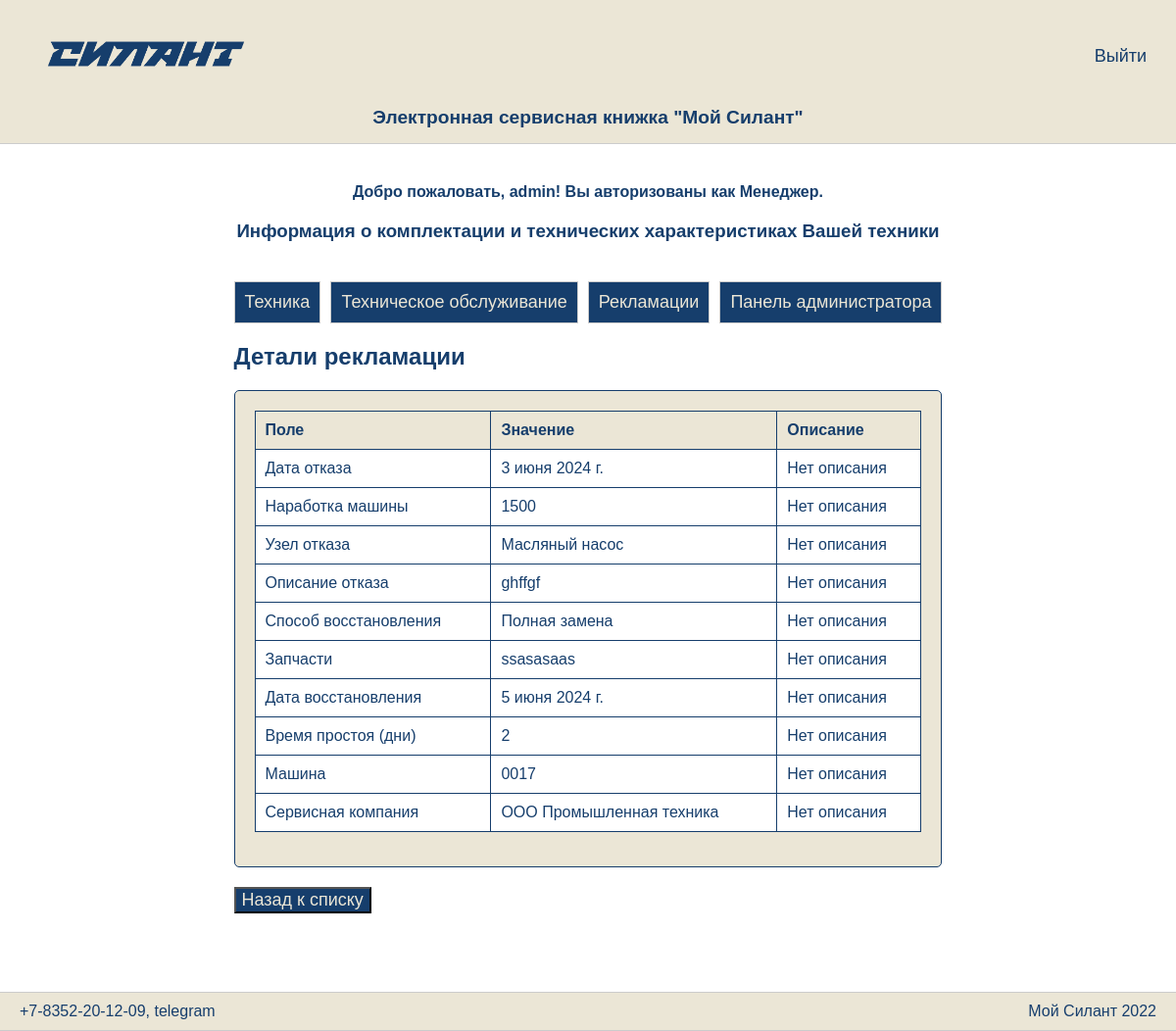
The page /claims/2/ (signed in) on the database its author committed.
### sylantProject/models.py (models this page shows, shortened)
class CustomUser(AbstractUser):
    ROLE_CHOICES = [
        ('client', 'Клиент'),
        ('service', 'Сервисная организация'),
        ('manager', 'Менеджер'),
    ]
    role = models.CharField(max_length=20, choices=ROLE_CHOICES, verbose_name="Роль")
    client = models.ForeignKey(Reference, null=True, blank=True, on_delete=models.SET_NULL, related_name='user_clients', verbose_name="Клиент")
    service_organization = models.ForeignKey(Reference, null=True, blank=True, on_delete=models.SET_NULL, related_name='user_service_organization', verbose_name="Сервисная организация")
    groups = models.ManyToManyField(
        Group,
        related_name='customuser_set',  # Уникальное имя для обратной связи
        blank=True,
        help_text='The groups this user belongs to. A user will get all permissions granted to each of their groups.',
        related_query_name='customuser',
    )
    user_permissions = models.ManyToManyField(
        Permission,
        related_name='customuser_set',  # Уникальное имя для обратной связи
        blank=True,
        help_text='Specific permissions for this user.',
        related_query_name='customuser',
    )

class Claim(models.Model):
    failure_date = models.DateField(verbose_name="Дата отказа")
    machine_hours = models.PositiveIntegerField(verbose_name="Наработка машины")
    failure_unit = models.ForeignKey(Reference, related_name='failure_units', on_delete=models.CASCADE, verbose_name="Узел отказа")
    failure_description = models.TextField(verbose_name="Описание отказа")
    recovery_method = models.ForeignKey(Reference, related_name='recovery_methods', on_delete=models.CASCADE, verbose_name="Метод восстановления")
    spare_parts = models.TextField(verbose_name="Используемые запасные части")
    recovery_date = models.DateField(verbose_name="Дата восстановления")
    downtime = models.PositiveIntegerField(verbose_name="Время простоя")
    machine = models.ForeignKey(Machine, related_name='claims', on_delete=models.CASCADE, verbose_name="Машина")
    service_company = models.ForeignKey(Reference, related_name='claim_service_companies', on_delete=models.CASCADE, verbose_name="Сервисная компания")

class Reference(models.Model):
    entity = models.ForeignKey(ReferenceEntity, related_name='entity', on_delete=models.CASCADE, verbose_name="Категория")
    name = models.CharField(max_length=100, verbose_name="Наименование")
    description = models.TextField(blank=True, null=True, verbose_name="Описание")

class Machine(models.Model):
    serial_number = models.CharField(max_length=100, unique=True, verbose_name="Серийный номер")
    model = models.ForeignKey(Reference, related_name='machines', on_delete=models.CASCADE, verbose_name="Модель")
    engine_model = models.ForeignKey(Reference, related_name='engine_models', on_delete=models.CASCADE, verbose_name="Модель двигателя")
    engine_serial_number = models.CharField(max_length=100, verbose_name="Серийный номер двигателя")
    transmission_model = models.ForeignKey(Reference, related_name='transmission_models', on_delete=models.CASCADE, verbose_name="Модель трансмисии")
    transmission_serial_number = models.CharField(max_length=100, verbose_name="Серийный номер трансмиссии")
    drive_axle_model = models.ForeignKey(Reference, related_name='drive_axle_models', on_delete=models.CASCADE, verbose_name="Модель ведущего моста")
    drive_axle_serial_number = models.CharField(max_length=100, verbose_name="Серийный номер ведущего моста")
    steering_axle_model = models.ForeignKey(Reference, related_name='steering_axle_models', on_delete=models.CASCADE, verbose_name="Модель управляемого моста")
    steering_axle_serial_number = models.CharField(max_length=100, verbose_name="Серийный номер управляемого моста")
    delivery_contract = models.CharField(max_length=200, verbose_name="Договор поставки")
    shipment_date = models.DateField(verbose_name="Дата отгрузки")
    consignee = models.CharField(max_length=200, verbose_name="Грузопролучатель")
    delivery_address = models.CharField(max_length=300, verbose_name="Адрес доставки")
    configuration = models.TextField(verbose_name="Комплектация")
    client = models.ForeignKey(Reference, related_name='client_machines', on_delete=models.CASCADE, verbose_name="Клиент")
    service_company = models.ForeignKey(Reference, related_name='service_machines', on_delete=models.CASCADE, verbose_name="Сервисная компания")

### sylantProject/views.py (the view)
# urls.py: path('claims/<int:pk>/', ClaimDetailView.as_view(), name='claim-detail'),
class ClaimDetailView(LoginRequiredMixin, DetailView):
    model = Claim
    template_name = 'claim_detail.html'
    context_object_name = 'claim'
    def get_object(self, queryset=None):
        user = self.request.user
        claim_id = self.kwargs['pk']
        return ObjectAuthorizationService.get_object(user, Claim, claim_id)
    def get_context_data(self, **kwargs):
        context = super().get_context_data(**kwargs)
        claim = context['claim']
        fields = [
            ('Дата отказа', claim.failure_date, None),
            ('Наработка машины', claim.machine_hours, None),
            ('Узел отказа', claim.failure_unit.name, claim.failure_unit.description),
            ('Описание отказа', claim.failure_description, None),
            ('Способ восстановления', claim.recovery_method.name, claim.recovery_method.description),
            ('Запчасти', claim.spare_parts, None),
            ('Дата восстановления', claim.recovery_date, None),
            ('Время простоя (дни)', claim.downtime, None),
            ('Машина', claim.machine.serial_number, None),
            ('Сервисная компания', claim.service_company.name, None),
        ]
        context['fields'] = fields
        context['back_to_list_url'] = reverse('claim-list')
        return context

### sylantProject/services.py (called while the page is built)
    @staticmethod
    def get_object(user, model, object_id):
        try:
            obj = model.objects.get(pk=object_id)
        except model.DoesNotExist:
            raise Http404(f"Запрошенный объект не существует")
        if user.is_authenticated:
            if user.role == 'manager':
                return obj
            elif user.role == 'client' and obj.machine.client == user.client:
                return obj
            elif user.role == 'service' and obj.service_company == user.service_organization:
                return obj
            else:
                raise Http404("У вас нет доступа к этому объекту")
        else:
            return obj

### sylantProject/templates/claim_detail.html (shortened to what this page needs)
{% extends "base.html" %}
{% load static %}
{% block content %}
<body>
    <h2>Детали рекламации</h2>
        <div class="table-container">
          <table class="responsive-table">
                <thead>
                    <tr>
                        <th>Поле</th>
                        <th>Значение</th>
                        <th>Описание</th>
                    </tr>
                </thead>
                <tbody>
                    {% for field, value, description in fields %}
                        <tr>
                            <td>{{ field }}</td>
                            <td>{{ value }}</td>
                            <td>{{ description|default:"Нет описания" }}</td>
                        </tr>
                    {% endfor %}
                </tbody>
          </table>
    </div>
<div class="button-group">
    <form action="{{ back_to_list_url }}">
        <button type="submit">Назад к списку</button>
    </form>
</div>
</body>
{% endblock %}

### sylantProject/templates/base.html (shortened to what this page needs)
<!DOCTYPE html>
<html lang="en">
<head>
    {% load static %}
    <link rel="stylesheet" type="text/css" href="{% static 'css/styles_new.css' %}">
</head>
<body>
    <div class="wrapper">
        <header>
            <div class="header-content">
                <div class="logo">
                    <img src="{% static 'images/logo.png' %}" alt="логотип">
                </div>
                {% if user.is_authenticated %}
                <div class="auth"><a href="{% url 'account_logout' %}">Bыйти</a></div>
                {% else %}
                <div class="auth"><a href="{% url 'account_login' %}">Aвторизация</a></div>
                {% endif %}
            </div>
            <div class="title">Электронная сервисная книжка "Мой Силант"</div>
        </header>
        <div class="container">
            <main>
        {% if user.is_authenticated %}
        <div class="results-section">
            <div class="user-info">
                <p><h4>Добро пожаловать, {{ user.username }}! Вы авторизованы как {{ user.get_role_display }}.</h4></p>
            </div>
            <div class="results-section">
            <p><h3 id="panel-title">Информация о комплектации и технических характеристиках Вашей техники</h3></p>
        </div>
        <div class="tabs">
            <button class="tab" onclick="location.href='{% url 'machine-list' %}'">Техника</button>
            <button class="tab" onclick="location.href='{% url 'maintenance-list' %}'">Техническое обслуживание</button>
            <button class="tab" onclick="location.href='{% url 'claim-list' %}'">Рекламации</button>
            {% if user.role == 'manager' %}
            <button class="tab" onclick="location.href='{% url 'manager' %}'">Панель администратора</button>
            {% endif %}
        </div>
        </div>
        {% else %}
            {% block search %}
            {% endblock %}
        {% endif %}
        {% block content %}
        {% endblock %}
    </main>
        </div>
        <footer>
            <div class="footer-content">
                <div class="contact">+7-8352-20-12-09, telegram</div>
                <div class="copyright">Мой Силант 2022</div>
            </div>
        </footer>
    </div>
</body>
</html>

### sylantProject/static/css/styles_new.css (style rules this page uses)
a { text-decoration: none; color: #163E6C; font-size: 18px; font-weight: 500; }
html, body { height: 100%; margin: 0; padding: 0; font-family: PT Astra Sans, sans-serif; color: #163E6C; }
body { display: flex; flex-direction: column; }
.wrapper { display: flex; flex-direction: column; min-height: 100vh; }
header, footer { background-color: #EBE6D6; padding: 15px 0; border-bottom: 1px solid #ccc; }
.header-content, .footer-content { max-width: 1200px; margin: 0 auto; padding: 0 30px; display: flex; justify-content: space-between; align-items: center; color: #163E6D; }
.logo { flex: 1; }
.logo img { max-height: 80px; }
.auth { flex: 1; color: #163E6C; text-align: right; }
.title { text-align: center; margin-top: 10px; font-size: 1.2em; font-weight: bold; color: #163E6C; }
.container { flex: 1; max-width: 1450px; margin: 0 auto; padding: 0 30px; }
main { padding: 20px; background-color: #fff; }
footer { border-top: 1px solid #ccc; text-align: center; padding: 10px 0; margin-top: 60px; }
.footer-content { max-width: 1200px; margin: 0 auto; padding: 0 20px; display: flex; justify-content: space-between; align-items: center; }
button { font-size: 18px; color: #EBE6D6; background-color: #163E6C; cursor: pointer; }
.button-group { display: flex; gap: 10px; margin-bottom: 20px: }
.button-group form { margin: 0; }
button { font-size: 18px; color: #EBE6D6; background-color: #163E6C; cursor: pointer; margin-top: 20px; }
.table-container { overflow-x: auto; max-width: 100%; margin-bottom: 20px; }
.responsive-table { width: 100%; border-collapse: collapse; }
.responsive-table th, .responsive-table td { padding: 8px; text-align: left; border: 1px solid #ddd; }
.container { max-width: 100%; padding: 0 15px; box-sizing: border-box; }
.user-info { text-align: center; margin-bottom: 20px; }
.user-info h4 { margin: 0; }
.results-section { text-align: center; margin-top: 20px; }
#panel-title { margin-bottom: 10px; }
.tabs { display: flex; justify-content: center; margin-top: 20px; }
.tab { padding: 10px; border: 1px solid #ccc; cursor: pointer; }
.tab:not(:last-child) { margin-right: 10px; }
.table-container { max-width: 100%; overflow-x: auto; margin: 0 auto; padding: 20px; border: 1px solid #163E6C; border-radius: 5px; background-color: #EBE6D6; }
.table-container table { width: 100%; border-collapse: collapse; margin-bottom: 15px; }
.table-container th, .table-container td { padding: 10px; border: 1px solid #163E6C; text-align: left; font-size: 16px; }
.table-container th { background-color: #EBE6D6; font-weight: bold; }
.table-container td { background-color: #ffffff; }

### rows shown on the page
CustomUser: username "admin", role "Менеджер"
Claim: fields "3 июня 2024 г." "ghffgf" "ssasasaas" "5 июня 2024 г."
Reference: fields "Масляный насос"
Reference: fields "Полная замена"
Machine: fields "0017"
Reference: fields "ООО Промышленная техника"

### other values the page prints
{{ field }} "Дата отказа" "Наработка машины" "Узел отказа" "Описание отказа" "Способ восстановления" "Запчасти" "Дата восстановления" "Время простоя (дни)" "Машина" "Сервисная компания"
{{ description|default:"Нет описания" }} "Нет описания" "Нет описания" "Нет описания" "Нет описания" "Нет описания" "Нет описания" "Нет описания" "Нет описания" "Нет описания" "Нет описания"
{{ value }} "1500" "2"
